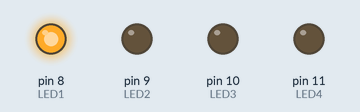
The sketch below on a simulated Arduino Uno, built with avr-gcc and run on an emulated ATmega328P. Shown: output pins drawn as LEDs (lit = HIGH).

Above: at 0.5 s.
At 1.5 s:
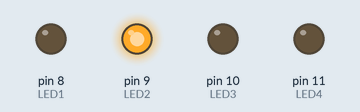
At 2.5 s:
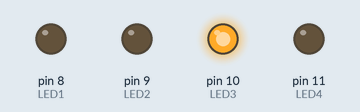
At 3.5 s:
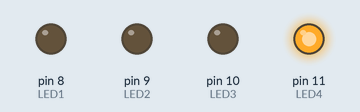
Timing chart, 0 to 5.2 s (numbered marks = the images above):
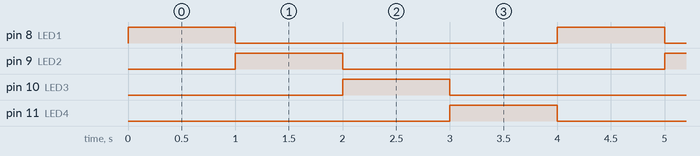

Measured:
- by itself, pin 8 (LED1), pin 9 (LED2), pin 10 (LED3), pin 11 (LED4): alternates HIGH for 1.0 s and LOW for 3.0 s
- by itself, everything shown: repeats every 4.0 s, in 4 steps

The sketch:

Part2_BlinkandChase.ino
```cpp
#define F-_CPU 16000000L
#include <avr/io.h>
#include <util/delay.h>
#define LED1 PB0
#define LED2 PB1
#define LED3 PB2
#define LED4 PB3
int main(void)
{
 DDRB |= (1 << LED1) | (1 << LED2) | (1 << LED3) | (1 << LED4);
 while (1)
 {
 PORTB = (1 << LED1);
 _delay_ms(1000);
 PORTB = (1 << LED2);
 _delay_ms(1000);
 PORTB = (1 << LED3);
 _delay_ms(1000);
 PORTB = (1 << LED4);
 _delay_ms(1000);
 }
 return 0;
}
```
